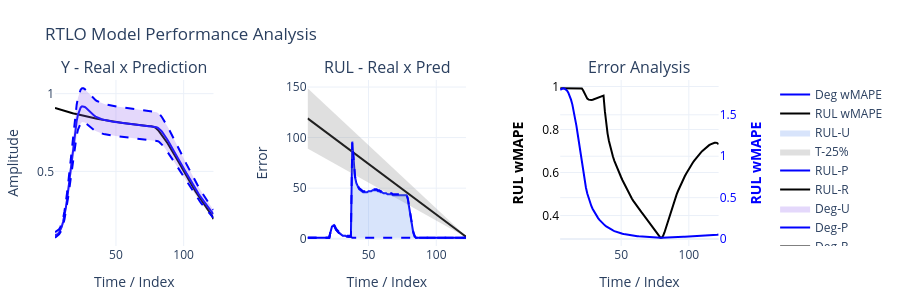

Notebook source saved alongside this figure:
### Code cell
#params =  {'nI': 11, 'nR': 49, 'nO': 27, 'N1': 0.1, 'N2': 0.0001, 'N3': 0.001, 'τ': 23, 'mode': 'ahead', 'act': 'tanh'}
#params = list(params.values())
nI,nR,nO,N1,N2,N3,τ,mode,act= params

X,Y = PrepareData(sig,nI,nO,mode)
rnn = RTLO(nI,nR,nO,[N1,N2,N3],τ,mode)
rnn.act=act
rnn.start = 0
rnn.ref = len(sig)-nI
for i in range(len(X[:])):
    rnn.PredRulIntr(x=X[i],maxRul=len(sig),lim=0.75,store=True,show=False)
    #rnn.PredRul(X[i],maxRul=len(sig),lim=0.75,store=True)
    rnn.fit(X[i],Y[i],store=True,show=False)
print(rnn.εM,rnn.εR)  
PlotPredErrorPLY(rnn,w=900,h=300)
